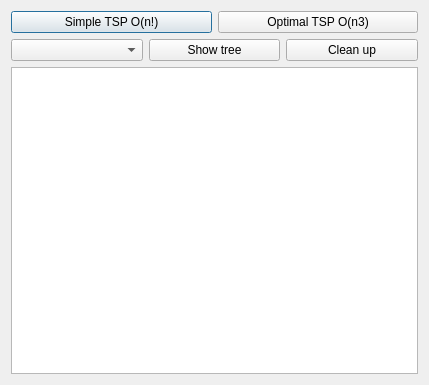
<?xml version="1.0" encoding="UTF-8"?>
<ui version="4.0">
 <class>graphwindowTSP</class>
 <widget class="QDialog" name="graphwindowTSP">
  <property name="geometry">
   <rect>
    <x>0</x>
    <y>0</y>
    <width>429</width>
    <height>385</height>
   </rect>
  </property>
  <property name="windowTitle">
   <string>Dialog</string>
  </property>
  <layout class="QVBoxLayout" name="verticalLayout_3">
   <item>
    <layout class="QVBoxLayout" name="verticalLayout_2">
     <item>
      <layout class="QVBoxLayout" name="verticalLayout">
       <item>
        <layout class="QHBoxLayout" name="horizontalLayout">
         <item>
          <widget class="QPushButton" name="pushButton_4">
           <property name="text">
            <string>Simple TSP O(n!)</string>
           </property>
          </widget>
         </item>
         <item>
          <widget class="QPushButton" name="pushButton">
           <property name="text">
            <string>Optimal TSP O(n3)</string>
           </property>
          </widget>
         </item>
        </layout>
       </item>
       <item>
        <layout class="QHBoxLayout" name="horizontalLayout_2">
         <item>
          <widget class="QComboBox" name="comboBox"/>
         </item>
         <item>
          <widget class="QPushButton" name="pushButton_3">
           <property name="text">
            <string>Show tree</string>
           </property>
          </widget>
         </item>
         <item>
          <widget class="QPushButton" name="pushButton_2">
           <property name="text">
            <string>Clean up</string>
           </property>
          </widget>
         </item>
        </layout>
       </item>
      </layout>
     </item>
     <item>
      <widget class="QPlainTextEdit" name="plainTextEdit"/>
     </item>
    </layout>
   </item>
  </layout>
 </widget>
 <resources/>
 <connections/>
</ui>
